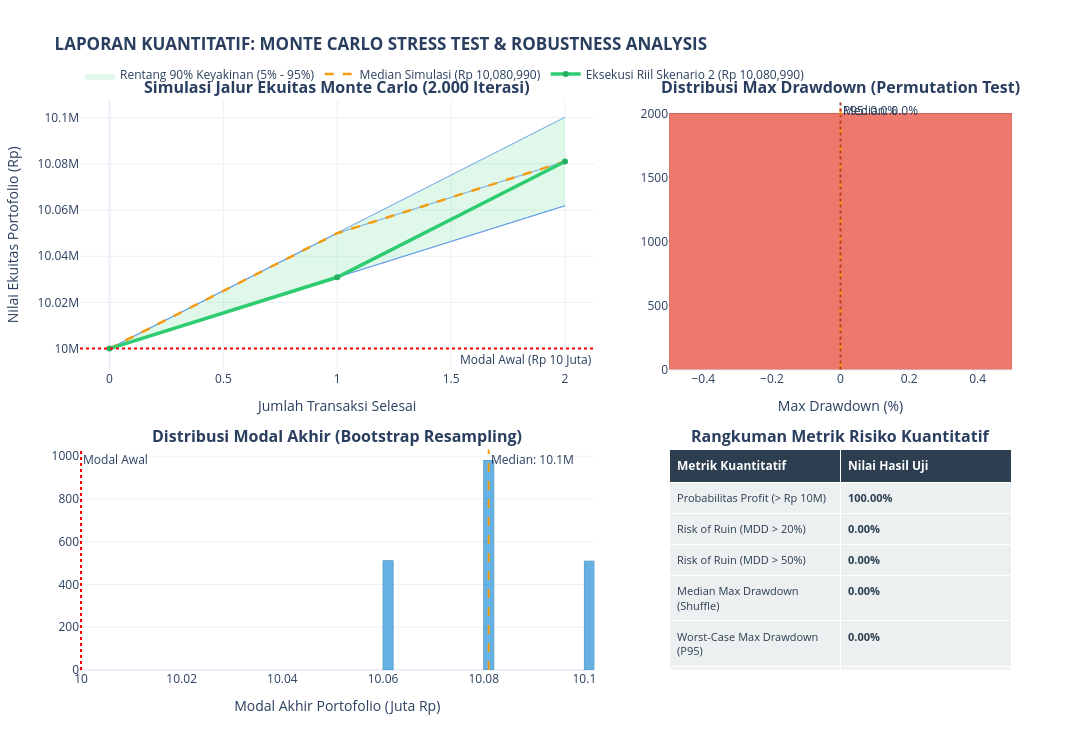
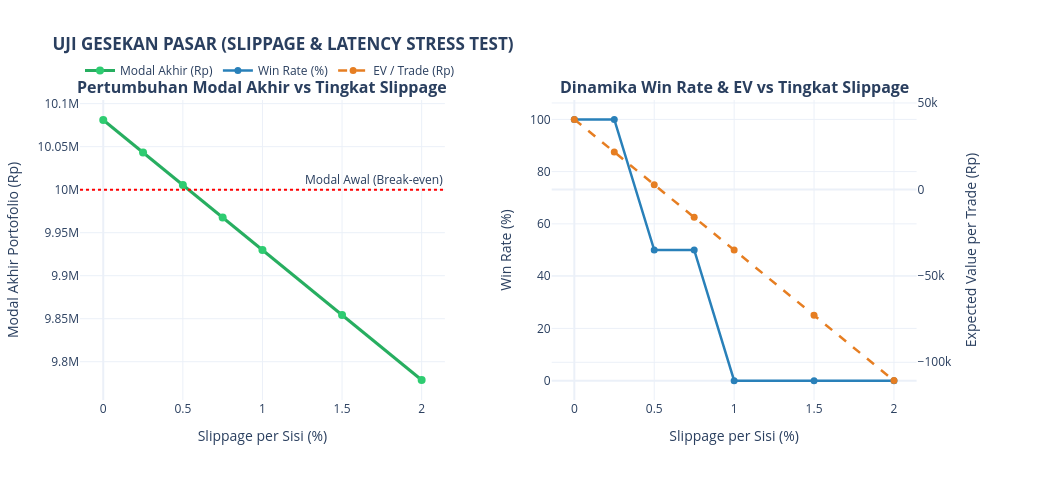

Write notebook code for charts like these, in order.
### Code cell
from src.stress_test import run_stress_test_suite

# Menjalankan Monte Carlo (2.000 iterasi) + Slippage Test + Print Report + Plot Interaktif
tester, fig_mc, fig_slip = run_stress_test_suite(df_trades_result, initial_capital=10_000_000.0)

# Tampilkan visualisasi interaktif Plotly
fig_mc.show()
fig_slip.show()

### Figure 1 — Plotly figure (JSON) as saved in the notebook; plotly's stock layout.template omitted (floating-point values rounded to 4 significant figures; data arrays with more than 128 entries replaced by an {"elided": "..."} marker saying what was removed)
{"data": [{"hoverinfo": "skip", "line": {"color": "rgba(100, 149, 237, 0.10)", "width": 1}, "mode": "lines", "showlegend": false, "type": "scatter", "x": [0, 1, 2], "xaxis": "x", "y": [10000000.0, 10030000.0, 10060000.0], "yaxis": "y"}, {"hoverinfo": "skip", "line": {"color": "rgba(100, 149, 237, 0.10)", "width": 1}, "mode": "lines", "showlegend": false, "type": "scatter", "x": [0, 1, 2], "xaxis": "x", "y": [10000000.0, 10050000.0, 10100000.0], "yaxis": "y"}, {"hoverinfo": "skip", "line": {"color": "rgba(100, 149, 237, 0.10)", "width": 1}, "mode": "lines", "showlegend": false, "type": "scatter", "x": [0, 1, 2], "xaxis": "x", "y": [10000000.0, 10050000.0, 10080000.0], "yaxis": "y"}, {"hoverinfo": "skip", "line": {"color": "rgba(100, 149, 237, 0.10)", "width": 1}, "mode": "lines", "showlegend": false, "type": "scatter", "x": [0, 1, 2], "xaxis": "x", "y": [10000000.0, 10050000.0, 10080000.0], "yaxis": "y"}, {"hoverinfo": "skip", "line": {"color": "rgba(100, 149, 237, 0.10)", "width": 1}, "mode": "lines", "showlegend": false, "type": "scatter", "x": [0, 1, 2], "xaxis": "x", "y": [10000000.0, 10030000.0, 10080000.0], "yaxis": "y"}, {"hoverinfo": "skip", "line": {"color": "rgba(100, 149, 237, 0.10)", "width": 1}, "mode": "lines", "showlegend": false, "type": "scatter", "x": [0, 1, 2], "xaxis": "x", "y": [10000000.0, 10030000.0, 10060000.0], "yaxis": "y"}, {"hoverinfo": "skip", "line": {"color": "rgba(100, 149, 237, 0.10)", "width": 1}, "mode": "lines", "showlegend": false, "type": "scatter", "x": [0, 1, 2], "xaxis": "x", "y": [10000000.0, 10050000.0, 10100000.0], "yaxis": "y"}, {"hoverinfo": "skip", "line": {"color": "rgba(100, 149, 237, 0.10)", "width": 1}, "mode": "lines", "showlegend": false, "type": "scatter", "x": [0, 1, 2], "xaxis": "x", "y": [10000000.0, 10050000.0, 10100000.0], "yaxis": "y"}, {"hoverinfo": "skip", "line": {"color": "rgba(100, 149, 237, 0.10)", "width": 1}, "mode": "lines", "showlegend": false, "type": "scatter", "x": [0, 1, 2], "xaxis": "x", "y": [10000000.0, 10030000.0, 10060000.0], "yaxis": "y"}, {"hoverinfo": "skip", "line": {"color": "rgba(100, 149, 237, 0.10)", "width": 1}, "mode": "lines", "showlegend": false, "type": "scatter", "x": [0, 1, 2], "xaxis": "x", "y": [10000000.0, 10030000.0, 10060000.0], "yaxis": "y"}, {"hoverinfo": "skip", "line": {"color": "rgba(100, 149, 237, 0.10)", "width": 1}, "mode": "lines", "showlegend": false, "type": "scatter", "x": [0, 1, 2], "xaxis": "x", "y": [10000000.0, 10030000.0, 10060000.0], "yaxis": "y"}, {"hoverinfo": "skip", "line": {"color": "rgba(100, 149, 237, 0.10)", "width": 1}, "mode": "lines", "showlegend": false, "type": "scatter", "x": [0, 1, 2], "xaxis": "x", "y": [10000000.0, 10030000.0, 10060000.0], "yaxis": "y"}, {"hoverinfo": "skip", "line": {"color": "rgba(100, 149, 237, 0.10)", "width": 1}, "mode": "lines", "showlegend": false, "type": "scatter", "x": [0, 1, 2], "xaxis": "x", "y": [10000000.0, 10030000.0, 10080000.0], "yaxis": "y"}, {"hoverinfo": "skip", "line": {"color": "rgba(100, 149, 237, 0.10)", "width": 1}, "mode": "lines", "showlegend": false, "type": "scatter", "x": [0, 1, 2], "xaxis": "x", "y": [10000000.0, 10030000.0, 10060000.0], "yaxis": "y"}, {"hoverinfo": "skip", "line": {"color": "rgba(100, 149, 237, 0.10)", "width": 1}, "mode": "lines", "showlegend": false, "type": "scatter", "x": [0, 1, 2], "xaxis": "x", "y": [10000000.0, 10050000.0, 10080000.0], "yaxis": "y"}, {"hoverinfo": "skip", "line": {"color": "rgba(100, 149, 237, 0.10)", "width": 1}, "mode": "lines", "showlegend": false, "type": "scatter", "x": [0, 1, 2], "xaxis": "x", "y": [10000000.0, 10030000.0, 10080000.0], "yaxis": "y"}, {"hoverinfo": "skip", "line": {"color": "rgba(100, 149, 237, 0.10)", "width": 1}, "mode": "lines", "showlegend": false, "type": "scatter", "x": [0, 1, 2], "xaxis": "x", "y": [10000000.0, 10050000.0, 10080000.0], "yaxis": "y"}, {"hoverinfo": "skip", "line": {"color": "rgba(100, 149, 237, 0.10)", "width": 1}, "mode": "lines", "showlegend": false, "type": "scatter", "x": [0, 1, 2], "xaxis": "x", "y": [10000000.0, 10030000.0, 10060000.0], "yaxis": "y"}, {"hoverinfo": "skip", "line": {"color": "rgba(100, 149, 237, 0.10)", "width": 1}, "mode": "lines", "showlegend": false, "type": "scatter", "x": [0, 1, 2], "xaxis": "x", "y": [10000000.0, 10030000.0, 10060000.0], "yaxis": "y"}, {"hoverinfo": "skip", "line": {"color": "rgba(100, 149, 237, 0.10)", "width": 1}, "mode": "lines", "showlegend": false, "type": "scatter", "x": [0, 1, 2], "xaxis": "x", "y": [10000000.0, 10030000.0, 10060000.0], "yaxis": "y"}, {"hoverinfo": "skip", "line": {"color": "rgba(100, 149, 237, 0.10)", "width": 1}, "mode": "lines", "showlegend": false, "type": "scatter", "x": [0, 1, 2], "xaxis": "x", "y": [10000000.0, 10050000.0, 10080000.0], "yaxis": "y"}, {"hoverinfo": "skip", "line": {"color": "rgba(100, 149, 237, 0.10)", "width": 1}, "mode": "lines", "showlegend": false, "type": "scatter", "x": [0, 1, 2], "xaxis": "x", "y": [10000000.0, 10030000.0, 10080000.0], "yaxis": "y"}, {"hoverinfo": "skip", "line": {"color": "rgba(100, 149, 237, 0.10)", "width": 1}, "mode": "lines", "showlegend": false, "type": "scatter", "x": [0, 1, 2], "xaxis": "x", "y": [10000000.0, 10030000.0, 10080000.0], "yaxis": "y"}, {"hoverinfo": "skip", "line": {"color": "rgba(100, 149, 237, 0.10)", "width": 1}, "mode": "lines", "showlegend": false, "type": "scatter", "x": [0, 1, 2], "xaxis": "x", "y": [10000000.0, 10050000.0, 10100000.0], "yaxis": "y"}, {"hoverinfo": "skip", "line": {"color": "rgba(100, 149, 237, 0.10)", "width": 1}, "mode": "lines", "showlegend": false, "type": "scatter", "x": [0, 1, 2], "xaxis": "x", "y": [10000000.0, 10050000.0, 10080000.0], "yaxis": "y"}, {"hoverinfo": "skip", "line": {"color": "rgba(100, 149, 237, 0.10)", "width": 1}, "mode": "lines", "showlegend": false, "type": "scatter", "x": [0, 1, 2], "xaxis": "x", "y": [10000000.0, 10030000.0, 10060000.0], "yaxis": "y"}, {"hoverinfo": "skip", "line": {"color": "rgba(100, 149, 237, 0.10)", "width": 1}, "mode": "lines", "showlegend": false, "type": "scatter", "x": [0, 1, 2], "xaxis": "x", "y": [10000000.0, 10030000.0, 10060000.0], "yaxis": "y"}, {"hoverinfo": "skip", "line": {"color": "rgba(100, 149, 237, 0.10)", "width": 1}, "mode": "lines", "showlegend": false, "type": "scatter", "x": [0, 1, 2], "xaxis": "x", "y": [10000000.0, 10050000.0, 10100000.0], "yaxis": "y"}, {"hoverinfo": "skip", "line": {"color": "rgba(100, 149, 237, 0.10)", "width": 1}, "mode": "lines", "showlegend": false, "type": "scatter", "x": [0, 1, 2], "xaxis": "x", "y": [10000000.0, 10050000.0, 10080000.0], "yaxis": "y"}, {"hoverinfo": "skip", "line": {"color": "rgba(100, 149, 237, 0.10)", "width": 1}, "mode": "lines", "showlegend": false, "type": "scatter", "x": [0, 1, 2], "xaxis": "x", "y": [10000000.0, 10030000.0, 10060000.0], "yaxis": "y"}, {"hoverinfo": "skip", "line": {"color": "rgba(100, 149, 237, 0.10)", "width": 1}, "mode": "lines", "showlegend": false, "type": "scatter", "x": [0, 1, 2], "xaxis": "x", "y": [10000000.0, 10030000.0, 10060000.0], "yaxis": "y"}, {"hoverinfo": "skip", "line": {"color": "rgba(100, 149, 237, 0.10)", "width": 1}, "mode": "lines", "showlegend": false, "type": "scatter", "x": [0, 1, 2], "xaxis": "x", "y": [10000000.0, 10030000.0, 10080000.0], "yaxis": "y"}, {"hoverinfo": "skip", "line": {"color": "rgba(100, 149, 237, 0.10)", "width": 1}, "mode": "lines", "showlegend": false, "type": "scatter", "x": [0, 1, 2], "xaxis": "x", "y": [10000000.0, 10030000.0, 10080000.0], "yaxis": "y"}, {"hoverinfo": "skip", "line": {"color": "rgba(100, 149, 237, 0.10)", "width": 1}, "mode": "lines", "showlegend": false, "type": "scatter", "x": [0, 1, 2], "xaxis": "x", "y": [10000000.0, 10050000.0, 10100000.0], "yaxis": "y"}, {"hoverinfo": "skip", "line": {"color": "rgba(100, 149, 237, 0.10)", "width": 1}, "mode": "lines", "showlegend": false, "type": "scatter", "x": [0, 1, 2], "xaxis": "x", "y": [10000000.0, 10030000.0, 10080000.0], "yaxis": "y"}, {"hoverinfo": "skip", "line": {"color": "rgba(100, 149, 237, 0.10)", "width": 1}, "mode": "lines", "showlegend": false, "type": "scatter", "x": [0, 1, 2], "xaxis": "x", "y": [10000000.0, 10050000.0, 10080000.0], "yaxis": "y"}, {"hoverinfo": "skip", "line": {"color": "rgba(100, 149, 237, 0.10)", "width": 1}, "mode": "lines", "showlegend": false, "type": "scatter", "x": [0, 1, 2], "xaxis": "x", "y": [10000000.0, 10030000.0, 10080000.0], "yaxis": "y"}, {"hoverinfo": "skip", "line": {"color": "rgba(100, 149, 237, 0.10)", "width": 1}, "mode": "lines", "showlegend": false, "type": "scatter", "x": [0, 1, 2], "xaxis": "x", "y": [10000000.0, 10030000.0, 10060000.0], "yaxis": "y"}, {"hoverinfo": "skip", "line": {"color": "rgba(100, 149, 237, 0.10)", "width": 1}, "mode": "lines", "showlegend": false, "type": "scatter", "x": [0, 1, 2], "xaxis": "x", "y": [10000000.0, 10050000.0, 10080000.0], "yaxis": "y"}, {"hoverinfo": "skip", "line": {"color": "rgba(100, 149, 237, 0.10)", "width": 1}, "mode": "lines", "showlegend": false, "type": "scatter", "x": [0, 1, 2], "xaxis": "x", "y": [10000000.0, 10030000.0, 10060000.0], "yaxis": "y"}, {"hoverinfo": "skip", "line": {"color": "rgba(100, 149, 237, 0.10)", "width": 1}, "mode": "lines", "showlegend": false, "type": "scatter", "x": [0, 1, 2], "xaxis": "x", "y": [10000000.0, 10030000.0, 10060000.0], "yaxis": "y"}, {"hoverinfo": "skip", "line": {"color": "rgba(100, 149, 237, 0.10)", "width": 1}, "mode": "lines", "showlegend": false, "type": "scatter", "x": [0, 1, 2], "xaxis": "x", "y": [10000000.0, 10050000.0, 10100000.0], "yaxis": "y"}, {"hoverinfo": "skip", "line": {"color": "rgba(100, 149, 237, 0.10)", "width": 1}, "mode": "lines", "showlegend": false, "type": "scatter", "x": [0, 1, 2], "xaxis": "x", "y": [10000000.0, 10050000.0, 10080000.0], "yaxis": "y"}, {"hoverinfo": "skip", "line": {"color": "rgba(100, 149, 237, 0.10)", "width": 1}, "mode": "lines", "showlegend": false, "type": "scatter", "x": [0, 1, 2], "xaxis": "x", "y": [10000000.0, 10050000.0, 10080000.0], "yaxis": "y"}, {"hoverinfo": "skip", "line": {"color": "rgba(100, 149, 237, 0.10)", "width": 1}, "mode": "lines", "showlegend": false, "type": "scatter", "x": [0, 1, 2], "xaxis": "x", "y": [10000000.0, 10030000.0, 10060000.0], "yaxis": "y"}, {"hoverinfo": "skip", "line": {"color": "rgba(100, 149, 237, 0.10)", "width": 1}, "mode": "lines", "showlegend": false, "type": "scatter", "x": [0, 1, 2], "xaxis": "x", "y": [10000000.0, 10030000.0, 10060000.0], "yaxis": "y"}, {"hoverinfo": "skip", "line": {"color": "rgba(100, 149, 237, 0.10)", "width": 1}, "mode": "lines", "showlegend": false, "type": "scatter", "x": [0, 1, 2], "xaxis": "x", "y": [10000000.0, 10030000.0, 10080000.0], "yaxis": "y"}, {"hoverinfo": "skip", "line": {"color": "rgba(100, 149, 237, 0.10)", "width": 1}, "mode": "lines", "showlegend": false, "type": "scatter", "x": [0, 1, 2], "xaxis": "x", "y": [10000000.0, 10030000.0, 10080000.0], "yaxis": "y"}, {"hoverinfo": "skip", "line": {"color": "rgba(100, 149, 237, 0.10)", "width": 1}, "mode": "lines", "showlegend": false, "type": "scatter", "x": [0, 1, 2], "xaxis": "x", "y": [10000000.0, 10050000.0, 10100000.0], "yaxis": "y"}, {"hoverinfo": "skip", "line": {"color": "rgba(100, 149, 237, 0.10)", "width": 1}, "mode": "lines", "showlegend": false, "type": "scatter", "x": [0, 1, 2], "xaxis": "x", "y": [10000000.0, 10050000.0, 10100000.0], "yaxis": "y"}, {"hoverinfo": "skip", "line": {"color": "rgba(100, 149, 237, 0.10)", "width": 1}, "mode": "lines", "showlegend": false, "type": "scatter", "x": [0, 1, 2], "xaxis": "x", "y": [10000000.0, 10050000.0, 10100000.0], "yaxis": "y"}, {"hoverinfo": "skip", "line": {"color": "rgba(100, 149, 237, 0.10)", "width": 1}, "mode": "lines", "showlegend": false, "type": "scatter", "x": [0, 1, 2], "xaxis": "x", "y": [10000000.0, 10030000.0, 10080000.0], "yaxis": "y"}, {"hoverinfo": "skip", "line": {"color": "rgba(100, 149, 237, 0.10)", "width": 1}, "mode": "lines", "showlegend": false, "type": "scatter", "x": [0, 1, 2], "xaxis": "x", "y": [10000000.0, 10050000.0, 10100000.0], "yaxis": "y"}, {"hoverinfo": "skip", "line": {"color": "rgba(100, 149, 237, 0.10)", "width": 1}, "mode": "lines", "showlegend": false, "type": "scatter", "x": [0, 1, 2], "xaxis": "x", "y": [10000000.0, 10030000.0, 10060000.0], "yaxis": "y"}, {"hoverinfo": "skip", "line": {"color": "rgba(100, 149, 237, 0.10)", "width": 1}, "mode": "lines", "showlegend": false, "type": "scatter", "x": [0, 1, 2], "xaxis": "x", "y": [10000000.0, 10050000.0, 10080000.0], "yaxis": "y"}, {"hoverinfo": "skip", "line": {"color": "rgba(100, 149, 237, 0.10)", "width": 1}, "mode": "lines", "showlegend": false, "type": "scatter", "x": [0, 1, 2], "xaxis": "x", "y": [10000000.0, 10050000.0, 10100000.0], "yaxis": "y"}, {"hoverinfo": "skip", "line": {"color": "rgba(100, 149, 237, 0.10)", "width": 1}, "mode": "lines", "showlegend": false, "type": "scatter", "x": [0, 1, 2], "xaxis": "x", "y": [10000000.0, 10030000.0, 10080000.0], "yaxis": "y"}, {"hoverinfo": "skip", "line": {"color": "rgba(100, 149, 237, 0.10)", "width": 1}, "mode": "lines", "showlegend": false, "type": "scatter", "x": [0, 1, 2], "xaxis": "x", "y": [10000000.0, 10050000.0, 10100000.0], "yaxis": "y"}, {"hoverinfo": "skip", "line": {"color": "rgba(100, 149, 237, 0.10)", "width": 1}, "mode": "lines", "showlegend": false, "type": "scatter", "x": [0, 1, 2], "xaxis": "x", "y": [10000000.0, 10030000.0, 10080000.0], "yaxis": "y"}, {"hoverinfo": "skip", "line": {"color": "rgba(100, 149, 237, 0.10)", "width": 1}, "mode": "lines", "showlegend": false, "type": "scatter", "x": [0, 1, 2], "xaxis": "x", "y": [10000000.0, 10030000.0, 10060000.0], "yaxis": "y"}, {"fill": "toself", "fillcolor": "rgba(46, 204, 113, 0.15)", "hoverinfo": "skip", "line": {"color": "rgba(255,255,255,0)"}, "name": "Rentang 90% Keyakinan (5% - 95%)", "showlegend": true, "type": "scatter", "x": [0, 1, 2, 2, 1, 0], "xaxis": "x", "y": [10000000.0, 10050000.0, 10100000.0, 10060000.0, 10030000.0, 10000000.0], "yaxis": "y"}, {"line": {"color": "#f39c12", "dash": "dash", "width": 2.5}, "mode": "lines", "name": "Median Simulasi (Rp 10,080,990)", "showlegend": true, "type": "scatter", "x": [0, 1, 2], "xaxis": "x", "y": [10000000.0, 10050000.0, 10080000.0], "yaxis": "y"}, {"line": {"color": "#2ecc71", "width": 3.5}, "marker": {"color": "#27ae60", "size": 6}, "mode": "lines+markers", "name": "Eksekusi Riil Skenario 2 (Rp 10,080,990)", "showlegend": true, "type": "scatter", "x": [0, 1, 2], "xaxis": "x", "y": [10000000.0, 10030000.0, 10080000.0], "yaxis": "y"}, {"marker": {"color": "#e74c3c", "line": {"color": "#c0392b", "width": 1}}, "name": "Frekuensi MDD (%)", "nbinsx": 25, "opacity": 0.75, "showlegend": false, "type": "histogram", "x": {"elided": "2000 float values"}, "xaxis": "x2", "yaxis": "y2"}, {"marker": {"color": "#3498db", "line": {"color": "#2980b9", "width": 1}}, "name": "Modal Akhir (Juta Rp)", "nbinsx": 35, "opacity": 0.75, "showlegend": false, "type": "histogram", "x": {"elided": "2000 float values"}, "xaxis": "x3", "yaxis": "y3"}, {"cells": {"align": "left", "fill": {"color": "#ecf0f1"}, "font": {"color": "#2c3e50", "size": 11}, "height": 24, "values": [["Probabilitas Profit (> Rp 10M)", "Risk of Ruin (MDD > 20%)", "Risk of Ruin (MDD > 50%)", "Median Max Drawdown (Shuffle)", "Worst-Case Max Drawdown (P95)", "Worst-Case Absolut Shuffling", "95% Value-at-Risk (P05 Modal)", "Median Modal Akhir Simulasi", "95th Percentile Modal Akhir", "Hasil Eksekusi Riil Skenario 2"], ["<b>100.00%</b>", "<b>0.00%</b>", "<b>0.00%</b>", "<b>0.00%</b>", "<b>0.00%</b>", "<b>0.00%</b>", "<b>Rp 10,061,852</b>", "<b>Rp 10,080,990</b>", "<b>Rp 10,100,165</b>", "<b>Rp 10,080,990</b>"]]}, "domain": {"x": [0.632, 1], "y": [0, 0.387]}, "header": {"align": "left", "fill": {"color": "#2c3e50"}, "font": {"color": "white", "size": 12}, "values": ["<b>Metrik Kuantitatif</b>", "<b>Nilai Hasil Uji</b>"]}, "type": "table"}], "layout": {"annotations": [{"font": {"size": 16}, "showarrow": false, "text": "<b>Simulasi Jalur Ekuitas Monte Carlo (2.000 Iterasi)</b>", "x": 0.276, "xanchor": "center", "xref": "paper", "y": 1, "yanchor": "bottom", "yref": "paper"}, {"font": {"size": 16}, "showarrow": false, "text": "<b>Distribusi Max Drawdown (Permutation Test)</b>", "x": 0.816, "xanchor": "center", "xref": "paper", "y": 1, "yanchor": "bottom", "yref": "paper"}, {"font": {"size": 16}, "showarrow": false, "text": "<b>Distribusi Modal Akhir (Bootstrap Resampling)</b>", "x": 0.276, "xanchor": "center", "xref": "paper", "y": 0.387, "yanchor": "bottom", "yref": "paper"}, {"font": {"size": 16}, "showarrow": false, "text": "<b>Rangkuman Metrik Risiko Kuantitatif</b>", "x": 0.816, "xanchor": "center", "xref": "paper", "y": 0.387, "yanchor": "bottom", "yref": "paper"}, {"showarrow": false, "text": "Modal Awal (Rp 10 Juta)", "x": 1, "xanchor": "right", "xref": "x domain", "y": 10000000, "yanchor": "top", "yref": "y"}, {"showarrow": false, "text": "Median: 0.0%", "x": 0, "xanchor": "left", "xref": "x2", "y": 1, "yanchor": "top", "yref": "y2 domain"}, {"showarrow": false, "text": "P95: 0.0%", "x": 0, "xanchor": "left", "xref": "x2", "y": 1, "yanchor": "top", "yref": "y2 domain"}, {"showarrow": false, "text": "Modal Awal", "x": 10, "xanchor": "left", "xref": "x3", "y": 1, "yanchor": "top", "yref": "y3 domain"}, {"showarrow": false, "text": "Median: 10.1M", "x": 10.08, "xanchor": "left", "xref": "x3", "y": 1, "yanchor": "top", "yref": "y3 domain"}], "height": 750, "hovermode": "x unified", "legend": {"orientation": "h", "x": 0, "xanchor": "left", "y": 1.02, "yanchor": "bottom"}, "shapes": [{"line": {"color": "red", "dash": "dot"}, "type": "line", "x0": 0, "x1": 1, "xref": "x domain", "y0": 10000000, "y1": 10000000, "yref": "y"}, {"line": {"color": "#f39c12", "dash": "dash"}, "type": "line", "x0": 0, "x1": 0, "xref": "x2", "y0": 0, "y1": 1, "yref": "y2 domain"}, {"line": {"color": "#c0392b", "dash": "dot"}, "type": "line", "x0": 0, "x1": 0, "xref": "x2", "y0": 0, "y1": 1, "yref": "y2 domain"}, {"line": {"color": "red", "dash": "dot"}, "type": "line", "x0": 10, "x1": 10, "xref": "x3", "y0": 0, "y1": 1, "yref": "y3 domain"}, {"line": {"color": "#f39c12", "dash": "dash"}, "type": "line", "x0": 10.08, "x1": 10.08, "xref": "x3", "y0": 0, "y1": 1, "yref": "y3 domain"}], "title": {"text": "<b>LAPORAN KUANTITATIF: MONTE CARLO STRESS TEST & ROBUSTNESS ANALYSIS</b>"}, "width": 1100, "xaxis": {"anchor": "y", "domain": [0, 0.552], "title": {"text": "Jumlah Transaksi Selesai"}}, "xaxis2": {"anchor": "y2", "domain": [0.632, 1], "title": {"text": "Max Drawdown (%)"}}, "xaxis3": {"anchor": "y3", "domain": [0, 0.552], "title": {"text": "Modal Akhir Portofolio (Juta Rp)"}}, "yaxis": {"anchor": "x", "domain": [0.527, 1], "title": {"text": "Nilai Ekuitas Portofolio (Rp)"}}, "yaxis2": {"anchor": "x2", "domain": [0.527, 1]}, "yaxis3": {"anchor": "x3", "domain": [0, 0.387]}}}

### Figure 2 — Plotly figure (JSON) as saved in the notebook; plotly's stock layout.template omitted (floating-point values rounded to 4 significant figures)
{"data": [{"line": {"color": "#27ae60", "width": 3}, "marker": {"color": "#2ecc71", "size": 8}, "mode": "lines+markers", "name": "Modal Akhir (Rp)", "type": "scatter", "x": [0.0, 0.25, 0.5, 0.75, 1.0, 1.5, 2.0], "xaxis": "x", "y": [10080000.0, 10040000.0, 10010000.0, 9968000.0, 9930000.0, 9854000.0, 9779000.0], "yaxis": "y"}, {"line": {"color": "#2980b9", "width": 2.5}, "marker": {"size": 7}, "mode": "lines+markers", "name": "Win Rate (%)", "type": "scatter", "x": [0.0, 0.25, 0.5, 0.75, 1.0, 1.5, 2.0], "xaxis": "x2", "y": [100.0, 100.0, 50.0, 50.0, 0.0, 0.0, 0.0], "yaxis": "y2"}, {"line": {"color": "#e67e22", "dash": "dash", "width": 2.5}, "marker": {"size": 7}, "mode": "lines+markers", "name": "EV / Trade (Rp)", "type": "scatter", "x": [0.0, 0.25, 0.5, 0.75, 1.0, 1.5, 2.0], "xaxis": "x2", "y": [40490.0, 21610.0, 2716.0, -16170.0, -35060.0, -72840.0, -110600.0], "yaxis": "y3"}], "layout": {"annotations": [{"font": {"size": 16}, "showarrow": false, "text": "<b>Pertumbuhan Modal Akhir vs Tingkat Slippage</b>", "x": 0.205, "xanchor": "center", "xref": "paper", "y": 1, "yanchor": "bottom", "yref": "paper"}, {"font": {"size": 16}, "showarrow": false, "text": "<b>Dinamika Win Rate & EV vs Tingkat Slippage</b>", "x": 0.735, "xanchor": "center", "xref": "paper", "y": 1, "yanchor": "bottom", "yref": "paper"}, {"showarrow": false, "text": "Modal Awal (Break-even)", "x": 1, "xanchor": "right", "xref": "x domain", "y": 10000000, "yanchor": "bottom", "yref": "y"}], "height": 480, "hovermode": "x unified", "legend": {"orientation": "h", "x": 0, "xanchor": "left", "y": 1.05, "yanchor": "bottom"}, "shapes": [{"line": {"color": "red", "dash": "dot"}, "type": "line", "x0": 0, "x1": 1, "xref": "x domain", "y0": 10000000, "y1": 10000000, "yref": "y"}], "title": {"text": "<b>UJI GESEKAN PASAR (SLIPPAGE & LATENCY STRESS TEST)</b>"}, "width": 1050, "xaxis": {"anchor": "y", "domain": [0, 0.41], "title": {"text": "Slippage per Sisi (%)"}}, "xaxis2": {"anchor": "y2", "domain": [0.53, 0.94], "title": {"text": "Slippage per Sisi (%)"}}, "yaxis": {"anchor": "x", "domain": [0, 1], "title": {"text": "Modal Akhir Portofolio (Rp)"}}, "yaxis2": {"anchor": "x2", "domain": [0, 1], "title": {"text": "Win Rate (%)"}}, "yaxis3": {"anchor": "x2", "overlaying": "y2", "side": "right", "title": {"text": "Expected Value per Trade (Rp)"}}}}
